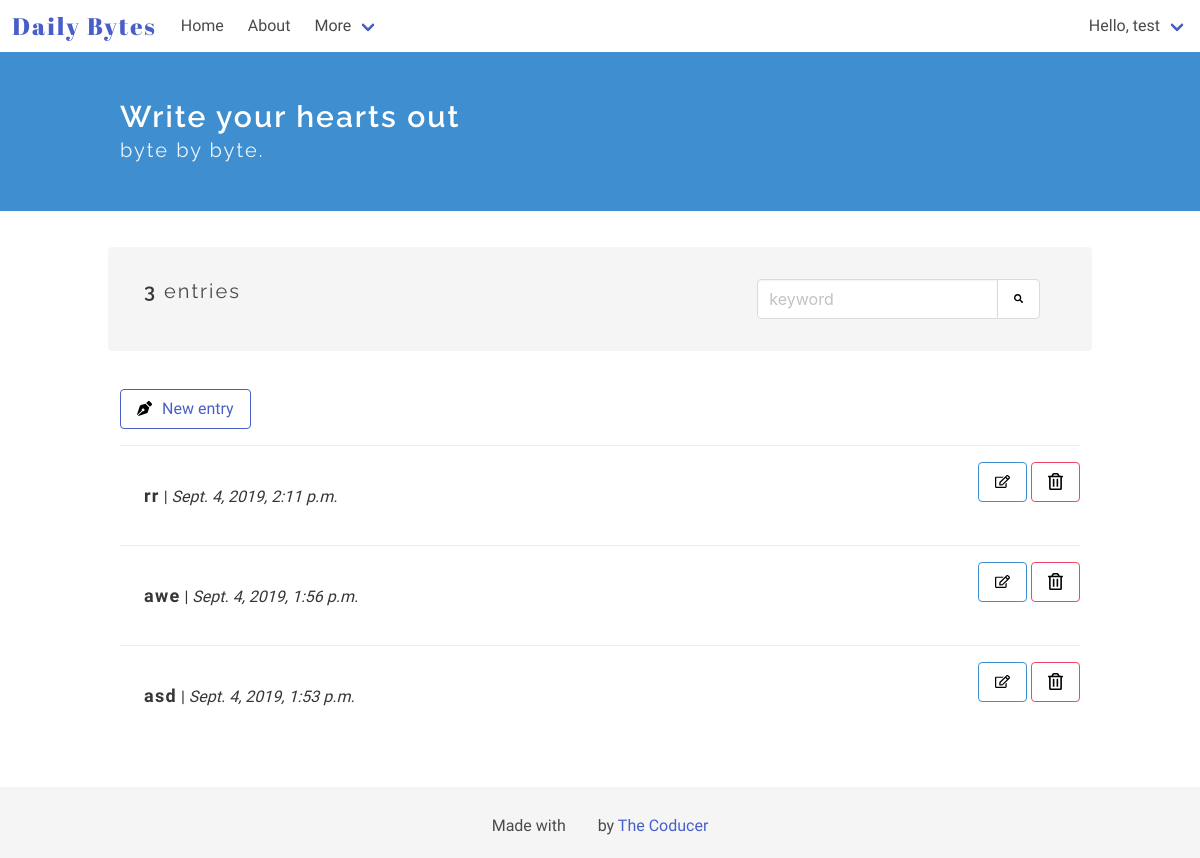
The app's page / (signed in), older data.
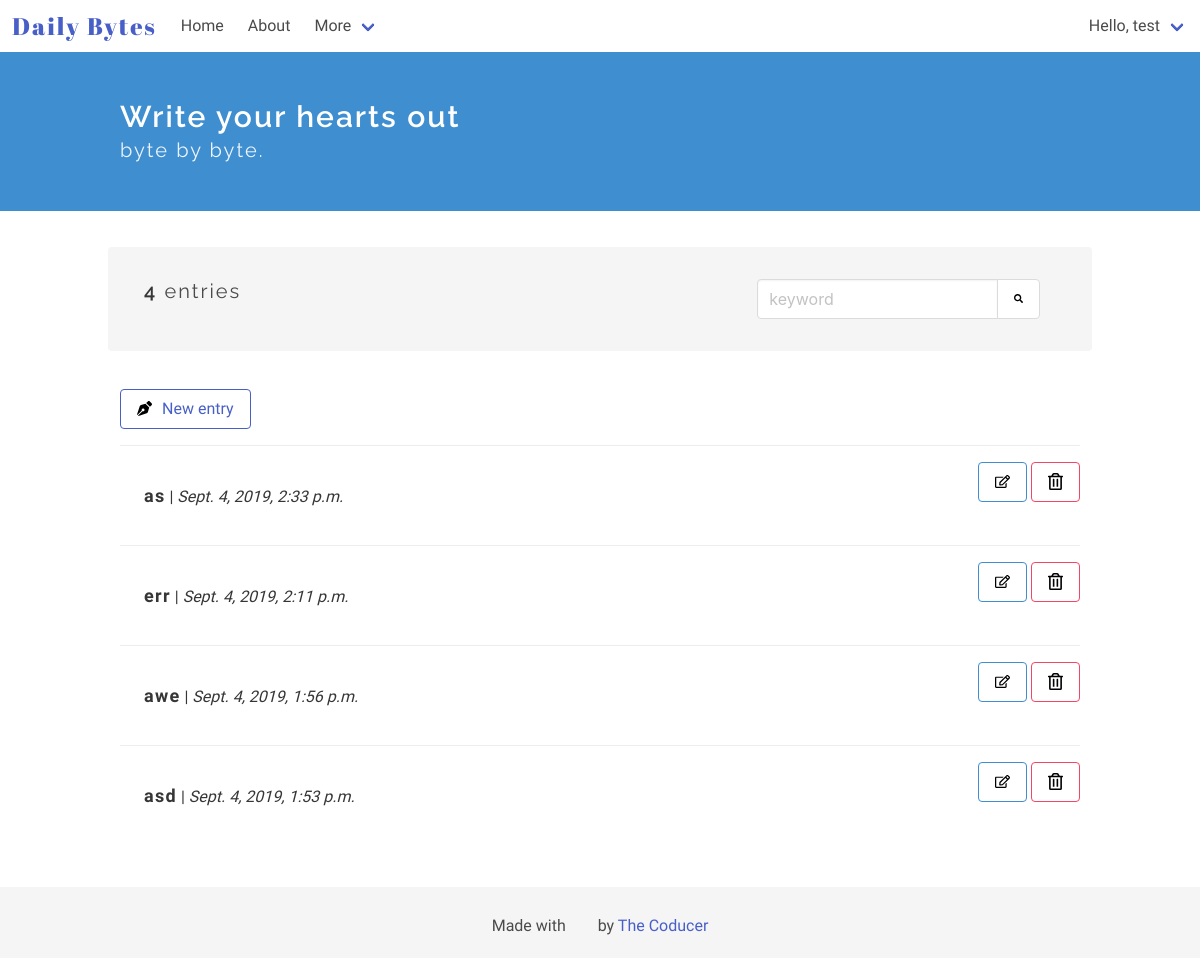
The same page, newer data.
### diary_app/models.py (models this page shows)
class Entry(models.Model):
    author = models.ForeignKey(User, on_delete=models.CASCADE) # User is an auth model
    title = models.CharField(max_length=100, default='', verbose_name="")
    text = RichTextUploadingField(verbose_name="")
    date_posted = models.DateTimeField(auto_now_add = True)
    bio = models.TextField(max_length=500, blank=True)
    drafts = models.BooleanField(default=False)
    """ def __str__(self):
        return 'Entry #{}'.format(self.id) """
    class Meta:
        verbose_name_plural = 'entries'

### diary_app/views.py (the view)
# urls.py: path('', EntryListView.as_view(), name = 'home'),
class EntryListView(ListView):
        model = Entry
        template_name = 'diary_app/home.html'
        context_object_name = 'entries'
        ordering = ['-date_posted']
        paginate_by = 10
        @method_decorator(login_required)
        def dispatch(self, *args, **kwargs):
                return super().dispatch(*args, **kwargs)
        def get_context_data(self, **kwargs):
                context = super(EntryListView, self).get_context_data(**kwargs)
                context['count_entries'] = Entry.objects.all().count()
                ...
                return context
        """ def get_queryset(request):
                queryset = Entry.objects.filter(author=request.user)
                return queryset """

### diary_app/templates/diary_app/home.html (shortened to what this page needs)
<!DOCTYPE html>
<html lang="en">
<head>
</head>
<body>
    {% extends "./base.html" %}
    {% block content %}
    {% load static %}
    <section class="hero is-info">
        <div class="hero-body">
        <div class="container">
            <h1 class="title">
                Write your hearts out
            </h1>
            <h2 class="subtitle">
                byte by byte.
            </h2>
        </div>
        </div>
    </section>
    <section class="section">
        <div class="container">
            <div class="container my-top-bar">
            <div class="columns notification">
                <div class="column is-two-thirds">
                    <p class="subtitle is-5">
                        {% if count_entries < 1 %}
                            You don't have any entries
                        {% else %}
                            <strong>{{ count_entries }}</strong> entries
                        {% endif %}
                    </p>
                </div>
                <div class="column">
                <div class="field has-addons">
                    <p class="control">
                        <input class="input" type="text" placeholder="keyword">
                    </p>
                    <p class="control">
                        <button class="button">
                            <img class="search-icon" src="{% static '/images/search.svg' %}" alt="Add new byte" width=15px height=15px>
                        </button>
                    </p>
                    </div>
                    </div>
                </div>
                </div>
        <article class="media">
            <div class="media-content">
                <div class="content">
                    <a class="button is-link is-outlined" href="{% url 'add' %}"><img src="{% static '/images/pen.svg' %}" alt="Add new byte" width=15px height=15px style="margin-right: 10px;">New entry</a>
                </div>
            </div>
        </article>
        {% for entry in entries %}
        <article class="media">
                <div class="media-content">
                    <a href="/entry/{{entry.id}}">
                    <div class="content notification readmore-div">
                        <p>
                            <strong class="entry-title">{{ entry.title }}</strong> | <i>{{ entry.date_posted }}</i>
                        </p>
                    </div>
                    </a>
                </div>
                <div class="media-right">
                        <a class="button is-info is-outlined" href="/edit/{{entry.id}}"><img src="{% static '/images/edit.svg' %}" alt="Edit" width=15px height=15px></a>
                        <a class="button is-danger is-outlined" href="/delete/{{entry.id}}" onclick="del()"><img src="{% static '/images/delete.svg' %}" alt="Delete" width=15px height=15px color: red;></a>
                </div>
        </article>
        {% endfor %}
        </div>
    </section>
    {% endblock %}

Row changes from the older to the newer data that the page shows:
added Entry: title "as", date_posted "Sept. 4, 2019, 2:33 p.m."
changed Entry: title "rr" → "err"
Text that changed along with them:
{{ count_entries }}: "3" → "4"
